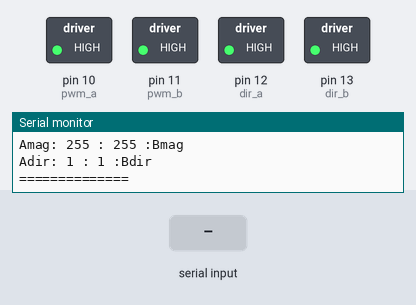
A sketch run on a simulated Arduino Uno, built with avr-gcc and run on an emulated ATmega328P. On the bench: switched loads named in the sketch (green lamp = pin HIGH), the last lines printed to the serial monitor. The inputs (shaded band) are chosen by the test bench.

Above: at 1.2 s.
1.3 s: "-" received over Serial
At 2.8 s:
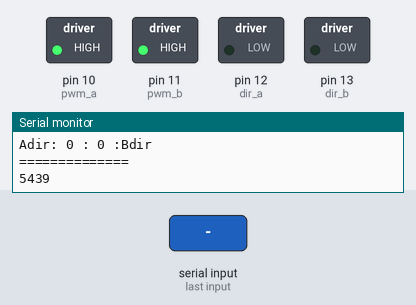
At 4.4 s:
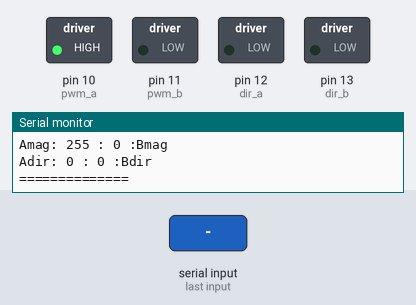
Timing chart, 0 to 5.9 s (numbered marks = the images above; inputs shaded):
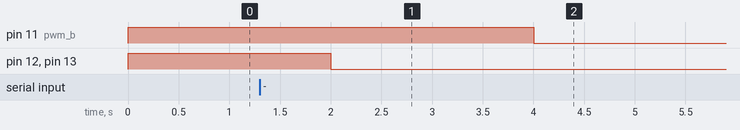

The sketch:

trim_test.ino
```cpp
#define pwm_a 10
#define pwm_b 11
#define dir_a 12
#define dir_b 13

#define FOREWARD 1
#define BACKWARD 2
#define LEFT 3
#define RIGHT 4
#define STOP 0


int incoming[4];
int intrim=0;
char sign='+';
//a mag is right motor, stops at 45
int a_mag;
//b mag is left motor, stops at 55
int b_mag;
int a_dir;
int b_dir;
void setup(){

	pinMode(pwm_a, OUTPUT);  //Set control pins to be outputs
	pinMode(pwm_b, OUTPUT);
	pinMode(dir_a, OUTPUT);
	pinMode(dir_b, OUTPUT);
	Serial.begin(9600);
	setMove(FOREWARD,255,intrim);
}

void setMove(int dir, int mag, int trim){
	//TODO trim

	if (trim !=0){
		if (trim<0){
			a_mag=mag-trim;
			b_mag=mag+trim;

			}
		if (trim>0){
			a_mag=mag+trim;
			b_mag=mag-trim;
			}
		}
	else{
		a_mag=mag;
		b_mag=mag;
		}

	switch(dir){
		case FOREWARD:{
		     a_dir=HIGH;
		     b_dir=HIGH;
		     break;
		}
		case BACKWARD:{
		     a_dir=LOW;
		     b_dir=LOW;
		     break;
		}
		case RIGHT:{
		     a_dir=LOW;
		     b_dir=HIGH;
		     break;
		}
		case LEFT:{
		     a_dir=LOW;
		     b_dir=HIGH;
		     break;
		}
		case STOP:{
		     a_dir=HIGH;
		     b_dir=HIGH;
		     a_mag=0;
		     b_mag=0;
		     break;
		}
	}
	if (a_mag > 255){a_mag=255;}
	if (b_mag > 255){b_mag=255;}
	if (a_mag < 0){a_mag=0;}
	if (b_mag < 0){b_mag=0;}

	digitalWrite(dir_a, a_dir);
	digitalWrite(dir_b, b_dir);
	analogWrite(pwm_a, a_mag);
	analogWrite(pwm_b, b_mag);

	Serial.print("Amag: ");
	Serial.print(a_mag);
	Serial.print(" : ");
	Serial.print(b_mag);
	Serial.println(" :Bmag\n");
	Serial.print("Adir: ");
	Serial.print(a_dir);
	Serial.print(" : ");
	Serial.print(b_dir);
	Serial.println(" :Bdir\n");
	Serial.println("==============");

}


void loop(){
	if (Serial.available() > 0){
		sign = Serial.read();
		incoming[0] = Serial.read()-'0';
		incoming[1] = Serial.read()-'0';
		incoming[2] = Serial.read()-'0';
		if (sign=='-'){
		intrim = ((incoming[2]) + (incoming[1]*10) + incoming[0]*100)*-1;
		}
		else{
			intrim = ((incoming[2]) + (incoming[1]*10) + incoming[0]*100);
		}

		Serial.println(intrim);
	}

	delay(2000);
	setMove(BACKWARD,255,intrim);


}
```

Measured:
- after the input at 1.3 s, pin 11 (pwm_b): HIGH → LOW after 2.7 s
